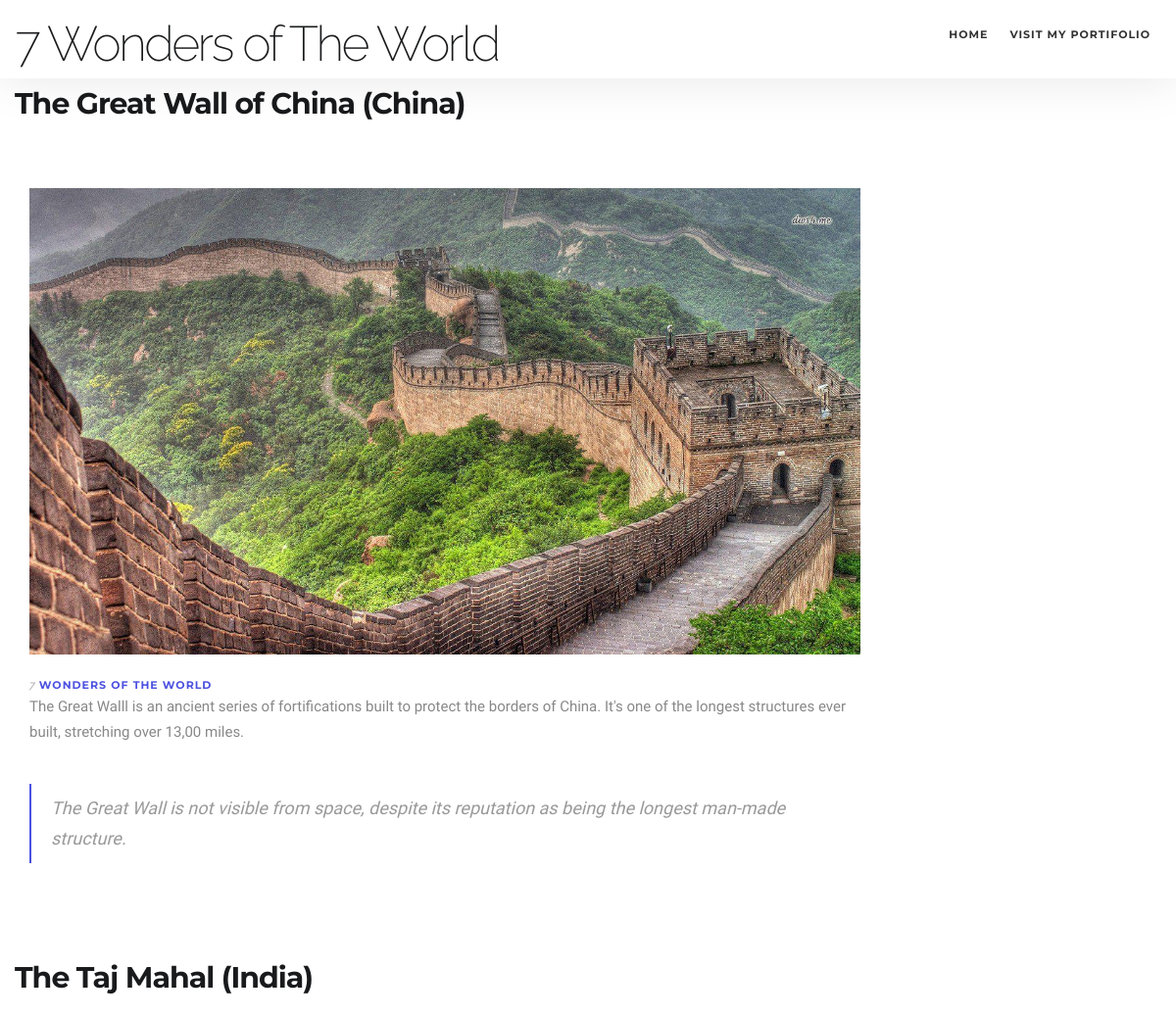
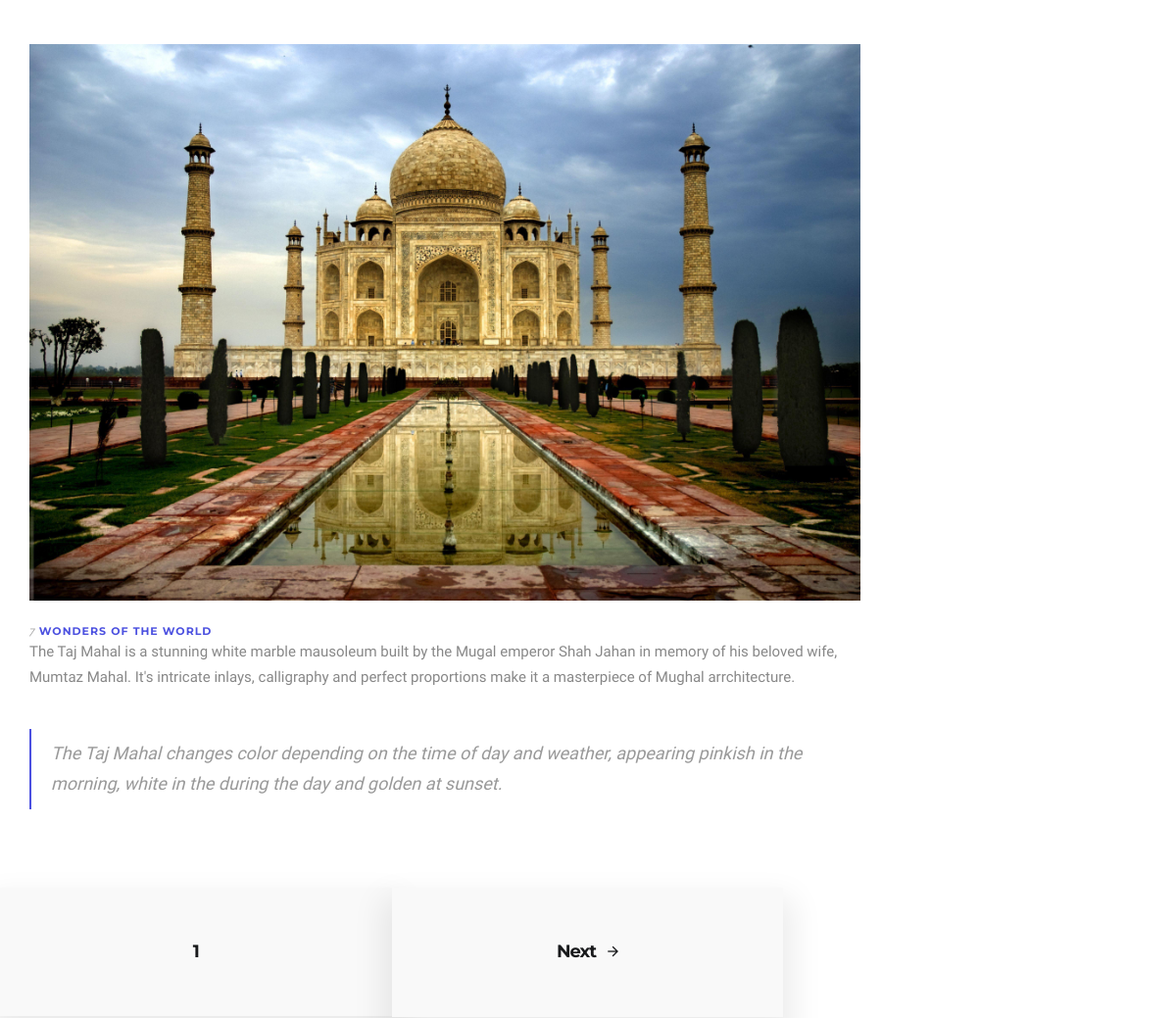
The page / on the database its author committed (2 pictures, top to bottom).
### index/models.py (models this page shows, shortened)
class data (models.Model):
    Name = models.CharField(max_length=200)
    photo = models.ImageField(null=True, blank= True)
    video =  models.CharField(max_length=200,  null = True,blank=True)
    funfact = models.CharField(max_length= 10000, null = True,blank=True)
    description = models.CharField(max_length= 10000, null = True,blank=True)
    @property
    def imageURL(self):
         try:
             url = self.photo.url
         except:
             url = ""
         return url

### index/views.py (the view)
def home(request):
    info = data.objects.all()
    paginate = Paginator(data.objects.all(), 2)
    page = request.GET.get('page')
    info = paginate.get_page(page)
    context = {'info':info}
    return render(request,'index/home.html',context)

### index/templates/index/home.html (shortened to what this page needs)
{%load static %}
<!DOCTYPE html>
<html lang="en">
<head>
        <link href="{% static 'css/init.css'%}" rel="stylesheet" type="text/css">
        <link href="{% static 'css/ion-icons.min.css'%}" rel="stylesheet" type="text/css">
        <link href="{% static 'css/etline-icons.min.css'%}" rel="stylesheet" type="text/css">
        <link href="{% static 'css/theme.css'%}" rel="stylesheet" type="text/css">
        <link href="{% static 'css/custom.css'%}" rel="stylesheet" type="text/css">
        <link href="{% static 'css/colors/purple.css'%}" rel="stylesheet" type="text/css">
    </head>
    <body data-fade-in="true">
        <nav class="navbar nav-down" data-fullwidth="true" data-menu-style="light" data-animation="shrink">
            <div class="container">
                <div class="navbar-header">
                    <h2>7 Wonders of The World</h2>
                </div>
                <div id="navbar" class="navbar-collapse collapse">
                    <div class="container">
                        <ul class="nav navbar-nav menu-right">
                            <li><a href="#">Home</a></li>
                            <li><a href="#">Visit my portifolio</a></li>
                        </ul>
                    </div>
                </div>
            </div>
        </nav>
        <section class="blog">
            {% for wonder in info %}
            <div class="container">
                <div class="row">
                    <a class="link-to-post" href="#"><h3><strong>{{wonder.Name}}</strong></h3></a>
                    <div class="col-md-9">
                        <div class="blog-post">
                            <div class="mt20 mb20">
                                <img src="{{wonder.imageURL}}" class="img-responsive width100" alt="#">
                            </div>
                            <div class="post-header">
                                <h5><span>7</span> <strong><a href="#" class="color"> Wonders of the world</a></strong></h5>
                            </div>
                            <p>{{wonder.description}}</p>
                            <blockquote>{{wonder.funfact}}</blockquote>
                        </div>
                    </div>
                </div>
            </div>
            {%endfor%}
      </section>
      <section class="project-nav">
        <a href="#"><h5><strong>{{info.number}}</strong></h5></a>
        {% if info.has_next %}
        <a href="?page={{info.next_page_number}}"><h5><strong>Next</strong></h5><i class="ion-android-arrow-forward"></i></a>
      {%endif%}
    </section>
    </body>
</html>

### static/css/colors/purple.css (style rules this page uses)
a:focus, a:hover, .color, .connected-icon a i, .testimonial-name, .testimonial-name small, .highlight, .btn-ghost-color, .contact-details-social li a:hover, .portfolioContainer li .info i, .project-changer li a, #iconTabs li.active a span, .box a, .box.box-style6 a, .box.box-style8b a, .about-me-social li a:hover, .icon-box-hover i, .footer.style-1 li a:hover, .footer.style-1 > a:hover, .countdown-big h1, .home-blog-filters .cbp-filter-item-active.cbp-filter-item, .home-blog-filters .cbp-filter-item:hover, .home-filters-dark .cbp-filter-item:hover, .home-filters-dark .cbp-filter-item-active.cbp-filter-item, .connected-icons li a h4, .footer.style-1.dark ul li a, .btn-ghost, #twitter-feed-slider .user a:hover:before, #twitter-feed-slider .timePosted a:hover, #twitter-feed-slider .interact a:hover:before, #twitter-feed-list ul li:first-child .user a:hover:before, .project-nav a:hover h5, .project-nav a:hover i, .color, .feature-center.white i.color, .counter h1, .team figure figcaption a:hover, .portfolio figure figcaption p, a:hover .subheading, .blog-columns .blog-thumb-desc a:hover h4, .blog-standard a:hover h4, .blog-pagination li a:hover, .sidebar-share a:hover, .shop .cbp-l-caption-body a:hover, .team-caption ul li a:hover, .read-more-link.color span, .read-more-link2.color span, #clock .digit { color: #4c51e0 }
#video .play-btn:after, .music-bottom .play-btn:after, .play-bottom .play-btn:after, blockquote { border-left-color: #4c51e0 }

### rows shown on the page
data: Name "The Great Wall of China (China)", imageURL (picture), description "The Great Walll is an ancient series of fortifications built to protect the borders of China. It's one of the longest structures ever built, stretching over 13,00 miles.", funfact "The Great Wall is not visible from space, despite its reputation as being the longest man-made structure."
data: Name "The Taj Mahal (India)", imageURL (picture), description "The Taj Mahal is a stunning white marble mausoleum built by the Mugal emperor Shah Jahan in memory of his beloved wife, Mumtaz Mahal. It's intricate inlays, calligraphy and perfect proportions make it a masterpiece of Mughal arrchitecture.", funfact "The Taj Mahal changes color depending on the time of day and weather, appearing pinkish in the morning, white in the during the day and golden at sunset."

### other values the page prints
{{ info.number }} "1"
